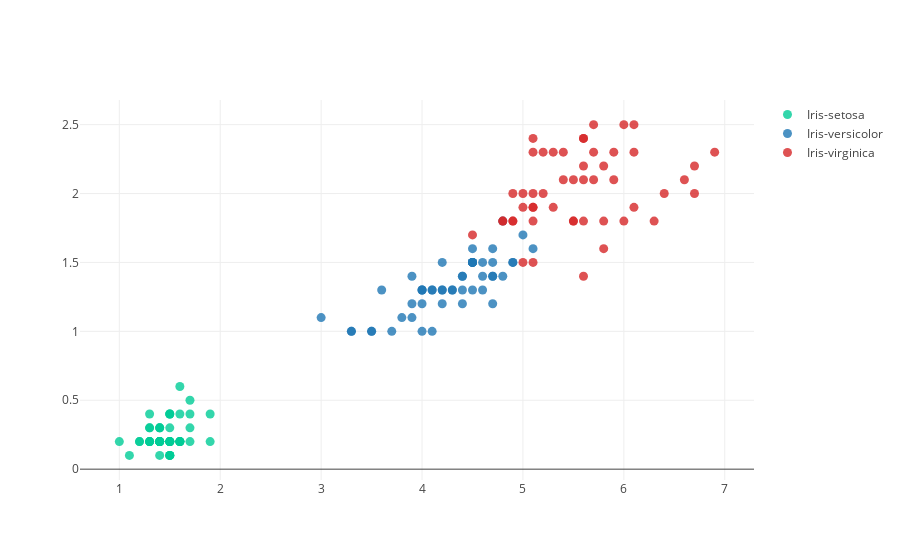

The notebook cell saved with this chart:
### Markdown cell above
If we compare the above clustering with the actual classification, we shall see that the result we have is actually quite close to the actual classification, and the plot also reflects the mix between `versicolor` and `virginica` at the appopriate location. 

Therefore, we can basically confirm the importance of finding a good init parameter for the clustering. After all, it should always be better to have the mean set as close to the true center point as possible at first, so as to improve future performance. 

However, as the goal of clustering is to cluster unclassified data, it seems to be an "egg first or chicken first" problem to find a good parameter. 

---

So, as we have mentioned in the previous part, the iris dataset has a very good separation between the classes with some given dimensions according to the attributes. Now let's take a look at whether dataset flattened by PCA shares any advantages over such cases.

### Code cell
## choose the two attributes as dimensions with best separation between the data
Y2 = X[:,2:4]

data = []

for name, col in zip(('Iris-setosa', 'Iris-versicolor', 'Iris-virginica'), colors.values()):
    trace = dict(type='scatter',
                 x = Y2[y == name, 0],
                 y = Y2[y == name, 1],
                 mode = 'markers',
                 name = name,
                 marker = dict(color = col, size = 9, opacity = 0.8))
    data.append(trace)

layout = dict(showlegend = True, 
              scene = dict(xaxis = dict(title = 'PC1'), 
                           yaxis = dict(title = 'PC2')))

fig = dict(data = data, layout = layout)
plotly.offline.iplot(fig, filename = 'iris projection')

### Figure 1 — Plotly figure (JSON) as saved in the notebook; plotly's stock layout.template omitted (floating-point values rounded to 4 significant figures)
{"data": [{"marker": {"color": "#00cc96", "opacity": 0.8, "size": 9}, "mode": "markers", "name": "Iris-setosa", "type": "scatter", "uid": "374bb647-79c4-4eb8-bbee-fecf04a24984", "x": [1.4, 1.4, 1.3, 1.5, 1.4, 1.7, 1.4, 1.5, 1.4, 1.5, 1.5, 1.6, 1.4, 1.1, 1.2, 1.5, 1.3, 1.4, 1.7, 1.5, 1.7, 1.5, 1, 1.7, 1.9, 1.6, 1.6, 1.5, 1.4, 1.6, 1.6, 1.5, 1.5, 1.4, 1.5, 1.2, 1.3, 1.5, 1.3, 1.5, 1.3, 1.3, 1.3, 1.6, 1.9, 1.4, 1.6, 1.4, 1.5, 1.4], "y": [0.2, 0.2, 0.2, 0.2, 0.2, 0.4, 0.3, 0.2, 0.2, 0.1, 0.2, 0.2, 0.1, 0.1, 0.2, 0.4, 0.4, 0.3, 0.3, 0.3, 0.2, 0.4, 0.2, 0.5, 0.2, 0.2, 0.4, 0.2, 0.2, 0.2, 0.2, 0.4, 0.1, 0.2, 0.1, 0.2, 0.2, 0.1, 0.2, 0.2, 0.3, 0.3, 0.2, 0.6, 0.4, 0.3, 0.2, 0.2, 0.2, 0.2]}, {"marker": {"color": "#1f77b4", "opacity": 0.8, "size": 9}, "mode": "markers", "name": "Iris-versicolor", "type": "scatter", "uid": "994ac64e-9d28-43ac-87fc-fdf4e6652036", "x": [4.7, 4.5, 4.9, 4, 4.6, 4.5, 4.7, 3.3, 4.6, 3.9, 3.5, 4.2, 4, 4.7, 3.6, 4.4, 4.5, 4.1, 4.5, 3.9, 4.8, 4, 4.9, 4.7, 4.3, 4.4, 4.8, 5, 4.5, 3.5, 3.8, 3.7, 3.9, 5.1, 4.5, 4.5, 4.7, 4.4, 4.1, 4, 4.4, 4.6, 4, 3.3, 4.2, 4.2, 4.2, 4.3, 3, 4.1], "y": [1.4, 1.5, 1.5, 1.3, 1.5, 1.3, 1.6, 1, 1.3, 1.4, 1, 1.5, 1, 1.4, 1.3, 1.4, 1.5, 1, 1.5, 1.1, 1.8, 1.3, 1.5, 1.2, 1.3, 1.4, 1.4, 1.7, 1.5, 1, 1.1, 1, 1.2, 1.6, 1.5, 1.6, 1.5, 1.3, 1.3, 1.3, 1.2, 1.4, 1.2, 1, 1.3, 1.2, 1.3, 1.3, 1.1, 1.3]}, {"marker": {"color": "#d62728", "opacity": 0.8, "size": 9}, "mode": "markers", "name": "Iris-virginica", "type": "scatter", "uid": "05fb94f9-a5b5-4097-900c-409b28cd2da8", "x": [6, 5.1, 5.9, 5.6, 5.8, 6.6, 4.5, 6.3, 5.8, 6.1, 5.1, 5.3, 5.5, 5, 5.1, 5.3, 5.5, 6.7, 6.9, 5, 5.7, 4.9, 6.7, 4.9, 5.7, 6, 4.8, 4.9, 5.6, 5.8, 6.1, 6.4, 5.6, 5.1, 5.6, 6.1, 5.6, 5.5, 4.8, 5.4, 5.6, 5.1, 5.1, 5.9, 5.7, 5.2, 5, 5.2, 5.4, 5.1], "y": [2.5, 1.9, 2.1, 1.8, 2.2, 2.1, 1.7, 1.8, 1.8, 2.5, 2, 1.9, 2.1, 2, 2.4, 2.3, 1.8, 2.2, 2.3, 1.5, 2.3, 2, 2, 1.8, 2.1, 1.8, 1.8, 1.8, 2.1, 1.6, 1.9, 2, 2.2, 1.5, 1.4, 2.3, 2.4, 1.8, 1.8, 2.1, 2.4, 2.3, 1.9, 2.3, 2.5, 2.3, 1.9, 2, 2.3, 1.8]}], "layout": {"scene": {"xaxis": {"title": {"text": "PC1"}}, "yaxis": {"title": {"text": "PC2"}}}, "showlegend": true}}
